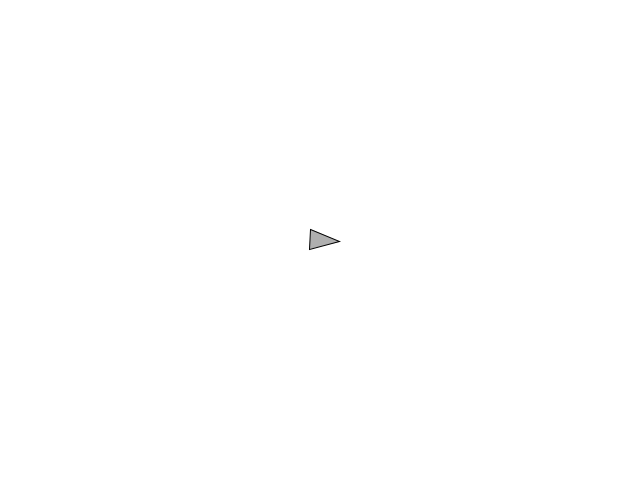
Frame 1 (no input)
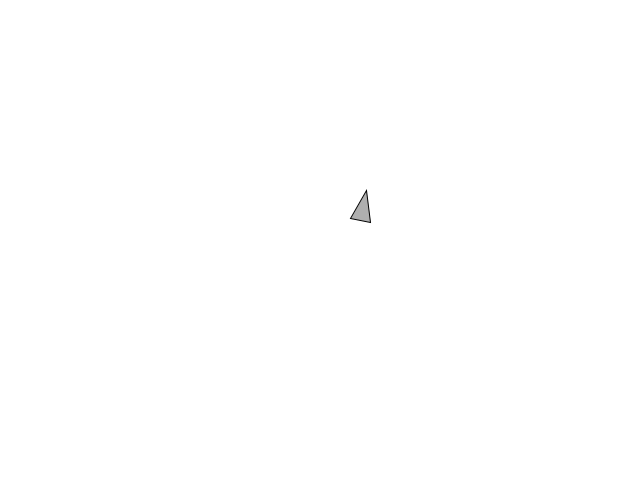
Frame 60 (the mouse pressed at the canvas centre just before this capture)
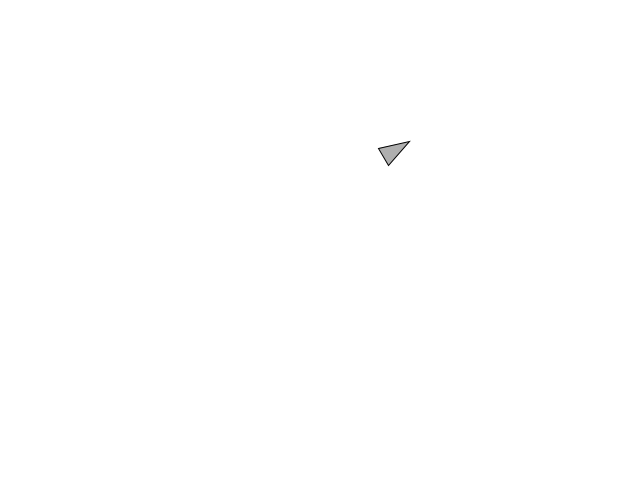
Frame 120 (the mouse held since frame 60 and released just before this capture)

The Processing sketch that drew these frames (run headless with seeded random() and noise(); from frame 60 on, the mouse is pressed at the canvas centre):

// Processing sketch: Wander Behavior
// ── Wander Behavior.pde


Vehicle v;

void setup() { 
	
	size(640, 480);
	
		v = new Vehicle(width/2, height/2);
}

void draw() {

	background(255);

		//v.seek(new PVector(mouseX, mouseY));
		v.wander();
		v.update();
		v.draw();
}


// ── Vehicle.pde
class Vehicle {

	PVector position;
	PVector velocity;
	PVector acceleration;
	float maxSpeed = 2;
	float maxForce = 0.05;
	float wanderTheta = 0;

	Vehicle(float x, float y) {

		position = new PVector(x,y);
		velocity = new PVector(0,0);
		acceleration = new PVector(0,0);

	}

	void draw() {


		pushMatrix();
		fill(175);
		stroke(0);
		translate(position.x, position.y);
		float angle = velocity.heading();
		rotate(angle);
		triangle(-10, 10, 20, 0, -10, -10);
		popMatrix();
	}

	void wander() {
		
		float distance = 80;
		float radius = 25;
		float change = 0.3;
		wanderTheta += random(-change, change);
		


		PVector circlePosition = velocity.get();
		circlePosition.normalize();
		circlePosition.mult(distance);
		circlePosition.add(position);

		float angle = velocity.heading();
		PVector circleOffset = new PVector(radius * cos(angle + wanderTheta), radius * sin(angle + wanderTheta));
		PVector target = PVector.add(circlePosition, circleOffset);
		seek(target);

		//drawWanderDebugData(circlePosition, radius, target); //DRAWS DEBUG DATA



	}

	void update() {

		velocity.add(acceleration);
		position.add(velocity);
		acceleration.mult(0);
		wrapAround();
	}

	void applyForce(PVector force) {

		acceleration.add(force);

	}

	void seek(PVector target) {

		PVector desired = PVector.sub(target, position);
		//desired.mult(-1); //FLEEING BEHAVIOR
		float dis = desired.mag();
		desired.normalize();
				if(dis < 100) {
			float m = map(dis, 0,  100, 0, maxSpeed);
			desired.mult(m);
		} else {
			desired.mult(maxSpeed);
		}
		PVector steering = PVector.sub(desired, velocity);
		steering.limit(maxForce);
		applyForce(steering);
	} 

	void wrapAround() {

		if(position.x > width) {
			position.x = 0;
		} else if(position.x < 0) {
			position.x = width;
		}

		if(position.y > height) {
			position.y = 0;
		} else if(position.y < 0) {
			position.y = height;
		}

	}


	void drawWanderDebugData(PVector circlePosition, float radius, PVector target) {

		pushMatrix();
		stroke(0);
		strokeWeight(2);
		line(position.x, position.y, circlePosition.x, circlePosition.y);
		ellipse(circlePosition.x, circlePosition.y, radius*2, radius*2);
		line(circlePosition.x, circlePosition.y, target.x, target.y);
		fill(0);
		ellipse(target.x, target.y, 5, 5);
		popMatrix();


	}	
}
